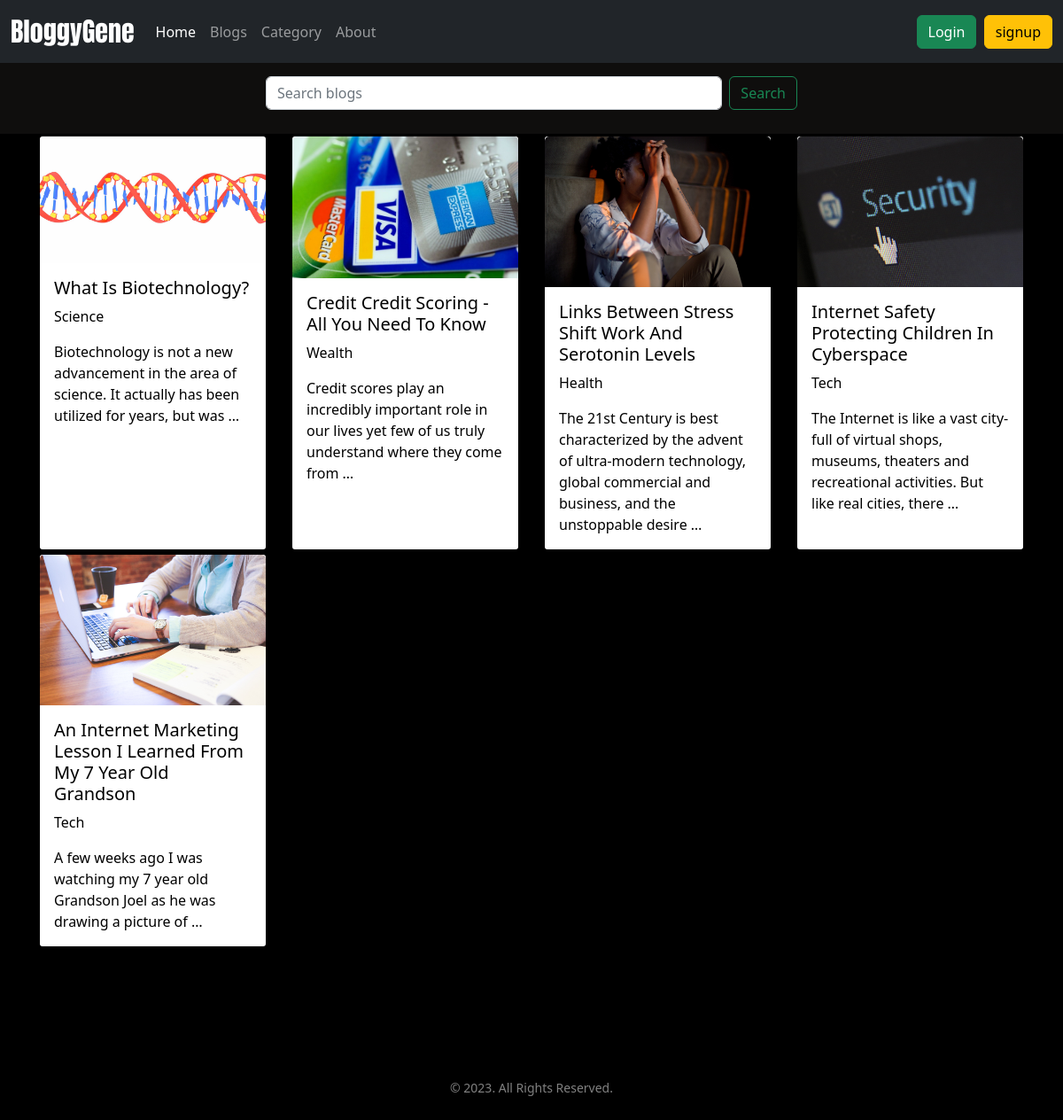
Screenshot of /blogs with the database file from the repository.
### base/models.py (models this page shows, shortened)
class BlogPost(models.Model):
    title = models.CharField(max_length=150)
    text = models.TextField()
    category = models.ForeignKey(Category,related_name='category',on_delete=models.CASCADE)
    image = models.ImageField(default="default.jpg")
    created = models.DateTimeField(auto_now_add=True)
    updated = models.DateTimeField(auto_now=True)

class Category(models.Model):
    name = models.CharField(max_length=150,unique=True)
    def __str__(self):
        return self.name

### base/views.py (the view)
# urls.py: path('blogs',views.blogs_page,name="blogs"),
def blogs_page(request):
    if request.GET.get('q') != None:
        query = request.GET.get('q')
        blog_posts = BlogPost.objects.filter(title__icontains=query).order_by('-updated')
    else:
        blog_posts = BlogPost.objects.all().order_by('-updated')
    context ={
        'blog_posts':blog_posts
    }
    return render(request,'blogs_page.html',context)

### templates/blogs_page.html (shortened to what this page needs)
{% extends 'base.html'%}
{% block content %}
<div id="searchdiv" style="background-color: rgb(15, 14, 13); height: 80px;width: 100%; text-align: center;padding-top: 15px;">
  <div style="height: auto; width: 50%; text-align: center;margin-left: 25%;">
  <form action="" method="get" class="d-flex" role="search">
    <input class="form-control me-2"  type="search" name="q" placeholder="Search blogs" >
    <button class="btn btn-outline-success" type="submit">Search</button>
  </form>
</div>
</div>
<div class="container">
  <div class="row">
    {% for blog in blog_posts %}
  <div class="col-lg-3 col-md-4">
  <a href="{% url 'single_post' blog.id %}">
     <div class="card h-100" style="border: 3px solid black; color: #000; " >
          <img src="{{blog.image.url}}" class="card-img-top" alt="...">
          <div class="card-body">
            <h5 class="card-title">{{blog.title|title}}</h5>
            <p class="card-text">{{blog.category|title}}</p>
            <p class="card-text">{{blog.text|truncatewords:20}}</p>
          </div>
        </div>
  </a>
  </div>
  {% endfor %}
  </div>
</div>
{% endblock %}

### static/css/main.css (style rules this page uses)
body { background-color: black; color:white; }
a { text-decoration: none; color: inherit; }

### rows the page displays
BlogPost: image (picture), title "What Is Biotechnology?", category "Science", text "Biotechnology is not a new advancement in the area of science. It actually has been utilized for years, but was …"
BlogPost: image (picture), title "Credit Credit Scoring - All You Need To Know", category "Wealth", text "Credit scores play an incredibly important role in our lives yet few of us truly understand where they come from …"
BlogPost: image (picture), title "Links Between Stress Shift Work And Serotonin Levels", category "Health", text "The 21st Century is best characterized by the advent of ultra-modern technology, global commercial and business, and the unstoppable desire …"
BlogPost: image (picture), title "Internet Safety Protecting Children In Cyberspace", category "Tech", text "The Internet is like a vast city-full of virtual shops, museums, theaters and recreational activities. But like real cities, there …"
BlogPost: image (picture), title "An Internet Marketing Lesson I Learned From My 7 Year Old Grandson", category "Tech", text "A few weeks ago I was watching my 7 year old Grandson Joel as he was drawing a picture of …"
